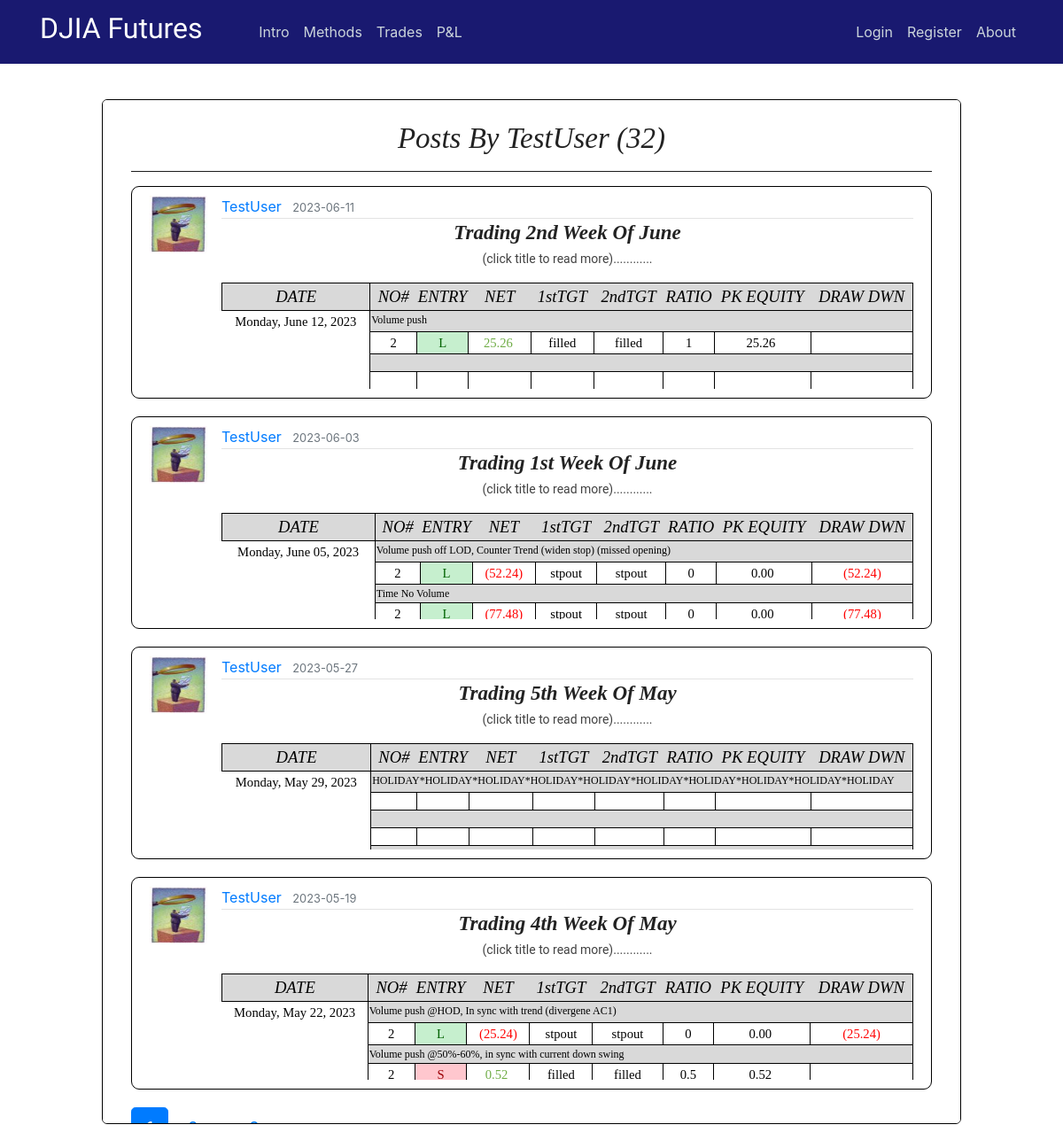
Page /user/TestUser on the committed database.
### flaskblog/models.py (models this page shows, shortened)
class User(db.Model, UserMixin):
    id = db.Column(db.Integer, primary_key=True)
    username = db.Column(db.String(20), unique=True, nullable=False)
    email = db.Column(db.String(120), unique=True, nullable=False)
    image_file = db.Column(db.String(20), nullable=False, default='default.jpg')
    password = db.Column(db.String(60), nullable=False)
    posts = db.relationship('Post', backref='author', lazy=True)

class Post(db.Model):
    id = db.Column(db.Integer, primary_key=True)
    title = db.Column(db.String(100), nullable=False)
    date_posted = db.Column(db.DateTime, nullable=False, default=datetime.utcnow)
    content = db.Column(db.Text, nullable=False)
    user_id = db.Column(db.Integer, db.ForeignKey('user.id'), nullable=False)
    teaser_title = db.Column(db.Text, nullable=True)
    teaser_details = db.Column(db.Text, nullable=True)
    teaser_caption = db.Column(db.Text, nullable=True)
    teaser_img = db.Column(db.Text, nullable=True)
    teaser_content = db.Column(db.Text, nullable=True)
    teaser_wkid = db.Column(db.Text, nullable=True)

### flaskblog/users/routes.py (the view)
@users.route("/user/<string:username>")
def user_posts(username):
    page = request.args.get('page', 1, type=int)
    user = User.query.filter_by(username=username).first_or_404()
    posts = Post.query.filter_by(author=user)\
        .order_by(Post.date_posted.desc())\
        .paginate(page=page, per_page=4)
    return render_template('user_posts.html', posts=posts, user=user)

### flaskblog/templates/user_posts.html
{% extends "layout.html" %}
{% block content %}
<div class="intro-page" style="height: 77vh;overflow: auto;">
  <div class="intro-inner-div" style="height:auto;background-color:white;border-radius:5px;">
    <center><br><h1 class="hero-header">Posts by {{ user.username }} ({{ posts.total }})</h1><hr></center>
    {% for post in posts.items %}
        <article class="media content-section" style="max-height:280px;">
          <img class="article-img" src="{{ url_for('static', filename='profile_pics/' + post.author.image_file) }}">
          <div class="media-body">
            <div class="article-metadata">
              <a class="mr-2" href="{{ url_for('users.user_posts', username=post.author.username) }}">{{ post.author.username }}</a>
              <small class="text-muted">{{ post.date_posted.strftime('%Y-%m-%d') }}</small>
            </div>
            <center><a href="{{ url_for('posts.post', post_id=post.id) }}"><h3 class="hero-header"><b>{{ post.title }}</b></h3></a>
            <p class="teaser-content" >(click title to read more)............</p></center>
            <p class="teaser-content" ><div style="overflow:hidden;max-height:120px;">
              {{ post.content|safe }}
            </p>
        </article>
    {% endfor %}
    {% for page_num in posts.iter_pages(left_edge=1, right_edge=1, left_current=1, right_current=2) %}
      {% if page_num %}
        {% if posts.page == page_num %}
          <a class="btn btn-primary btn-lg mb-8" href="{{ url_for('users.user_posts', username=user.username, page=page_num) }}">{{ page_num }}</a>
        {% else %}
          <a class="btn btn-primary-info btn-lg mb-8" href="{{ url_for('users.user_posts', username=user.username, page=page_num) }}">{{ page_num }}</a>
        {% endif %}
      {% else %}
        ...
      {% endif %}
    {% endfor %}
  </div>
</div>
{% endblock content %}

### flaskblog/static/main.css (style rules this page uses)
body { margin-top: 5rem; }
.intro-page { border-radius: 6px; border: 1px solid black; background-color: white; padding-right: 12px; padding-left: 12px; }
.intro-inner-div { height: 75vh; overflow: auto; padding-right: 20px; padding-left: 20px; }
hr { margin-top: 1rem; margin-bottom: 1rem; border: 0; border-top: 1px solid rgba(0, 0, 0, 0.89); }
p.teaser-content { color: #414141; font-size: 14px; font-family: 'Roboto', Arial, 'Helvetica Neue', Helvetica, sans-serif; line-height: 1.5; }
.content-section { background: #ffffff; padding: 10px 20px; border: 1px solid #000000; border-radius: 9px; margin-bottom: 20px; }
.article-img { height: 65px; width: 65px; margin-right: 16px; }
.article-metadata { padding-bottom: 1px; margin-bottom: 4px; border-bottom: 1px solid #e3e3e3 }

### flaskblog/static/study.css (style rules this page uses)
h1.hero-header { color: #222; text-transform: capitalize; font-weight: 400; font-style: italic; font-size: 28px; font-family: Baskerville, 'Baskerville Old Face', 'Hoefler Text', Garamond, 'Times New Roman', serif; }
h3.hero-header { color: #222; text-transform: capitalize; font-weight: 400; font-style: italic; font-size: 28px; font-family: Baskerville, 'Baskerville Old Face', 'Hoefler Text', Garamond, 'Times New Roman', serif; }
h3 { font-weight: 700; line-height: 1; }
@media screen and (min-width: 25rem) { h1.hero-header { font-size: 33px; } }
@media screen and (min-width: 25rem) { h3.hero-header { font-size: 23px; } }

### flaskblog/static/modal.css (style rules this page uses)
img { margin-bottom: -4px; }

### rows in the picture
User: username "TestUser"
Post: image_file (picture), author.username "TestUser", date_posted "2023-06-11", title "Trading 2nd Week Of June", content "DATE NO# ENTRY NET 1stTGT 2ndTGT RATIO PK EQUITY DRAW DWN Monday, June 12, 2023 Volume push 2 L 25.26 filled filled 1 25.26"
Post: image_file (picture), author.username "TestUser", date_posted "2023-06-03", title "Trading 1st Week Of June", content "DATE NO# ENTRY NET 1stTGT 2ndTGT RATIO PK EQUITY DRAW DWN Monday, June 05, 2023 Volume push off LOD, Counter Trend (widen stop) (missed opening) 2 L (52.24) stpout stpout 0 0.00 (52.24) Time No Volume 2 L (77.48) stpout stpout 0 0.00 (77.48)"
Post: image_file (picture), author.username "TestUser", date_posted "2023-05-27", title "Trading 5th Week Of May", content "DATE NO# ENTRY NET 1stTGT 2ndTGT RATIO PK EQUITY DRAW DWN Monday, May 29, 2023 HOLIDAY*HOLIDAY*HOLIDAY*HOLIDAY*HOLIDAY*HOLIDAY*HOLIDAY*HOLIDAY*HOLIDAY*HOLIDAY"
Post: image_file (picture), author.username "TestUser", date_posted "2023-05-19", title "Trading 4th Week Of May", content "DATE NO# ENTRY NET 1stTGT 2ndTGT RATIO PK EQUITY DRAW DWN Monday, May 22, 2023 Volume push @HOD, In sync with trend (divergene AC1) 2 L (25.24) stpout stpout 0 0.00 (25.24) Volume push @50%-60%, in sync with current down swing 2 S 0.52 filled filled 0.5 0.52"

### other values in the picture
{{ posts.total }} "32"
